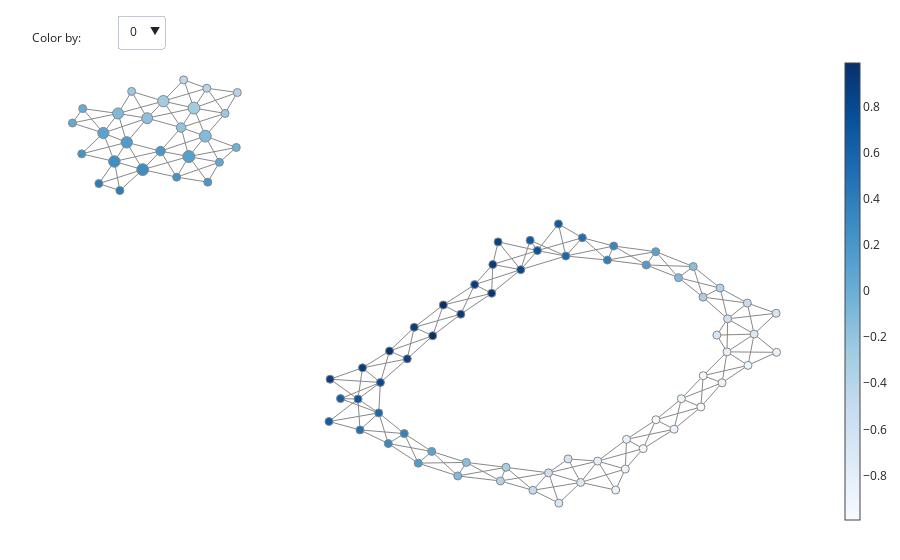

Write notebook code for a chart like this one.
### Code cell
plotly_params = {"node_trace": {"marker_colorscale": "Blues"}}
fig = plot_static_mapper_graph(
    pipe, data, color_data=data, plotly_params=plotly_params
)
fig.show(config={'scrollZoom': True})
